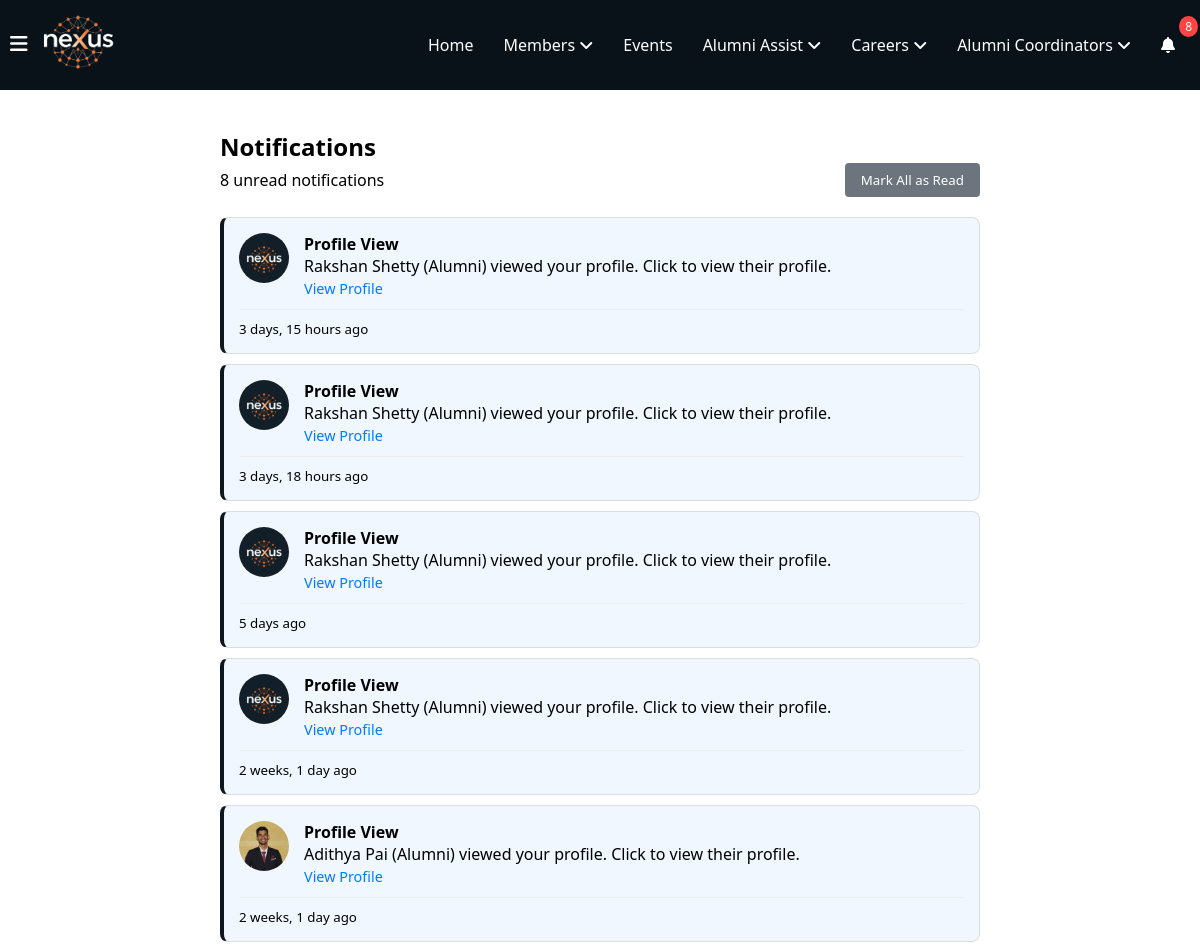
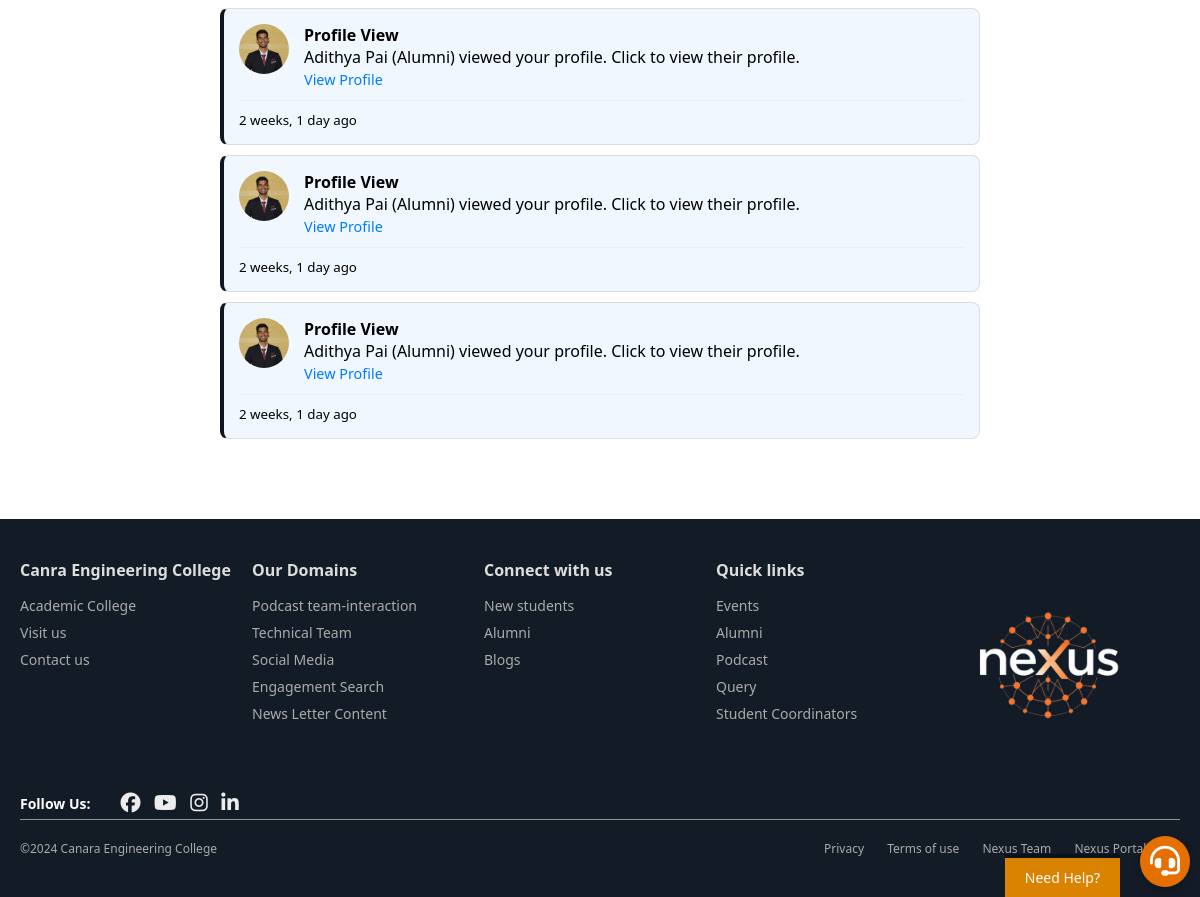
Screenshot of /notifications/ (signed in) with the database file from the repository (2 pictures, top to bottom).
### notifications/models.py (models this page shows, shortened)
class Notification(models.Model):
    NOTIFICATION_TYPES = [
        ('profile_view_student', 'Profile View by Student'),
        ('profile_view_alumni', 'Profile View by Alumni'),
        ('upcoming_event', 'Upcoming Event'),
        ('system', 'System Notification'),
        ('targeted', 'Targeted Notification'),
         ('contribution', 'Contribution Notification'),  # New type for targeted messages
    ]
    TARGET_GROUPS = [
        ('all', 'All Users'),
        ('students', 'Students Only'),
        ('alumni', 'Alumni Only'),
        ('specific', 'Specific Users')
    ]
    recipient = models.ForeignKey(User, on_delete=models.CASCADE, related_name='notifications')
    notification_type = models.CharField(max_length=25, choices=NOTIFICATION_TYPES)
    target_group = models.CharField(max_length=20, choices=TARGET_GROUPS, default='all')
    title = models.CharField(max_length=255)
    message = models.TextField()
    viewed = models.BooleanField(default=False)
    created_at = models.DateTimeField(auto_now_add=True)
    viewer_name = models.CharField(max_length=255, null=True, blank=True)
    viewer_photo = models.URLField(max_length=1000, null=True, blank=True)
    viewer_profile_url = models.CharField(max_length=500, null=True, blank=True)
    viewer_type = models.CharField(max_length=10, choices=[('student', 'Student'), ('alumni', 'Alumni')], null=True)
    related_event = models.ForeignKey(Event, on_delete=models.SET_NULL, null=True, blank=True)
    class Meta:
        ordering = ['-created_at']

### notifications/views.py (the view)
# urls.py: path('', views.notification_panel, name='notification_panel'),
@login_required_with_message
def notification_panel(request):
    thirty_days_ago = timezone.now() - timedelta(days=30)
    notifications_list = Notification.objects.filter(
        recipient=request.user,
        created_at__gte=thirty_days_ago
    ).order_by('-created_at')
    paginator = Paginator(notifications_list, 10)  # Show 10 notifications per page
    page = request.GET.get('page', 1)
    notifications = paginator.get_page(page)
    unread_count = notifications_list.filter(viewed=False).count()
    context = {
        'notifications': notifications,
        'unread_count': unread_count,
    }
    return render(request, 'notifications/notification_panel.html', context)

### notifications/context_processors.py (called while the page is built)
def notification_count(request):
    if request.user.is_authenticated:
        unread_count = Notification.objects.filter(
            recipient=request.user,
            viewed=False
        ).count()
        return {'unread_notifications_count': unread_count}
    return {'unread_notifications_count': 0}

### notifications/templates/notifications/notification_panel.html (shortened to what this page needs)
{% extends 'home/layout.html' %}
{% load static %}
{% block content %}
<div class="notification-panel">
    <h2>Notifications</h2>
    <div class="notification-actions">
        <span id="unread-count">{{ unread_count }} unread notifications</span>
        {% if unread_count > 0 %}
            <button id="markAllReadBtn" class="btn btn-secondary">Mark All as Read</button>
        {% endif %}
    </div>
    <div class="notifications-list">
        {% for notification in notifications %}
            <div class="notification-item {% if not notification.viewed %}unread{% endif %}"
                 data-notification-id="{{ notification.id }}">
                {% if notification.notification_type == 'profile_view_alumni' %}
                    <div class="notification-content alumni-view">
                        <div class="viewer-info">
                            {% if notification.viewer_photo %}
                                <img src="{{ notification.viewer_photo }}" alt="{{ notification.viewer_name }}" class="viewer-photo">
                            {% endif %}
                            <div class="viewer-details">
                                <h4>{{ notification.title }}</h4>
                                <p>{{ notification.message }}</p>
                                {% if notification.viewer_profile_url %}
                                    <a href="{{ notification.viewer_profile_url }}" class="view-profile-link">View Profile</a>
                                {% endif %}
                            </div>
                        </div>
                    </div>
                {% else %}
                    <div class="notification-content">
                        <h4>{{ notification.title }}</h4>
                        <p>{{ notification.message }}</p>
                    </div>
                {% endif %}
                <div class="notification-meta">
                    <small>{{ notification.created_at|timesince }} ago</small>
                </div>
            </div>
        {% empty %}
            <p>No notifications</p>
        {% endfor %}
        <div class="pagination-container">
        </div>
    </div>
</div>
{% endblock %}

### home/static/home/navbar.css (style rules this page uses)
* { margin: 0; padding: 0; box-sizing: border-box; font-family: 'Segoe UI', Tahoma, Geneva, Verdana, sans-serif; }
a { text-decoration: none; color: white; }

### notifications/templates/notifications/notification_panel.html (style rules this page uses)
.notification-panel { max-width: 800px; margin: 20px auto; padding: 20px; }
.notification-actions { display: flex; justify-content: space-between; align-items: center; margin-bottom: 20px; }
.notification-item { border: 1px solid #ddd; margin-bottom: 10px; padding: 15px; border-radius: 8px; background-color: #fff; cursor: pointer; transition: all 0.3s ease; }
.notification-item.unread { background-color: #f0f7ff; border-left: 4px solid #0e161f; }
.viewer-info { display: flex; align-items: start; gap: 15px; }
.viewer-photo { width: 50px; height: 50px; border-radius: 50%; object-fit: cover; }
.viewer-details { flex: 1; }
.notification-meta { display: flex; justify-content: space-between; align-items: center; margin-top: 10px; padding-top: 10px; border-top: 1px solid #eee; }
.view-profile-link { color: #007bff; text-decoration: none; font-size: 0.9em; }
#markAllReadBtn { padding: 8px 16px; background-color: #6c757d; color: white; border: none; border-radius: 4px; cursor: pointer; }
.pagination-container { text-align: center; margin-top: 20px; padding: 10px; }

### rows the page displays
Notification: viewer_photo (picture), title "Profile View", message "Rakshan Shetty (Alumni) viewed your profile. Click to view their profile.", created_at "3 days, 15 hours"
Notification: viewer_photo (picture), title "Profile View", message "Rakshan Shetty (Alumni) viewed your profile. Click to view their profile.", created_at "3 days, 18 hours"
Notification: viewer_photo (picture), title "Profile View", message "Rakshan Shetty (Alumni) viewed your profile. Click to view their profile.", created_at "5 days"
Notification: viewer_photo (picture), title "Profile View", message "Rakshan Shetty (Alumni) viewed your profile. Click to view their profile.", created_at "2 weeks, 1 day"
Notification: viewer_photo (picture), title "Profile View", message "Adithya Pai (Alumni) viewed your profile. Click to view their profile.", created_at "2 weeks, 1 day"
Notification: viewer_photo (picture), title "Profile View", message "Adithya Pai (Alumni) viewed your profile. Click to view their profile.", created_at "2 weeks, 1 day"
Notification: viewer_photo (picture), title "Profile View", message "Adithya Pai (Alumni) viewed your profile. Click to view their profile.", created_at "2 weeks, 1 day"
Notification: viewer_photo (picture), title "Profile View", message "Adithya Pai (Alumni) viewed your profile. Click to view their profile.", created_at "2 weeks, 1 day"

### other values shown
{{ unread_count }} "8"
